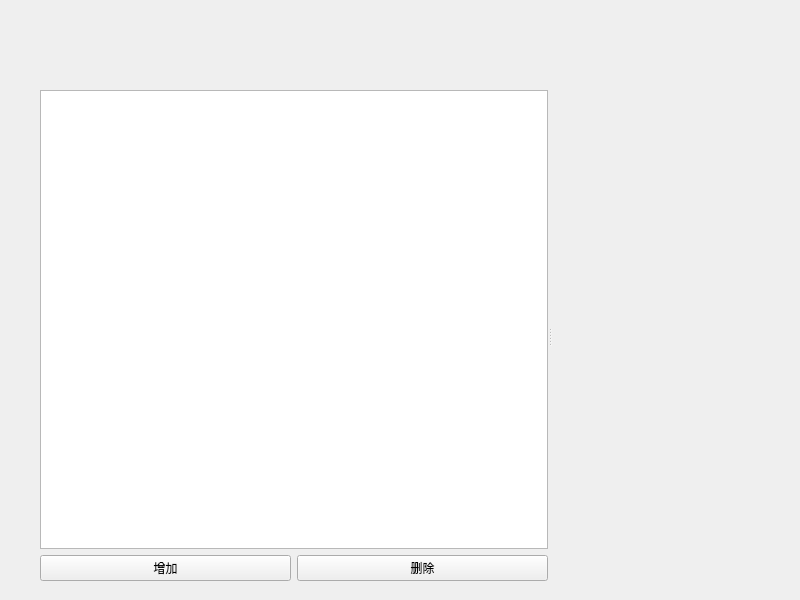
<?xml version="1.0" encoding="UTF-8"?>
<ui version="4.0">
 <class>Widget</class>
 <widget class="QWidget" name="Widget">
  <property name="geometry">
   <rect>
    <x>0</x>
    <y>0</y>
    <width>800</width>
    <height>600</height>
   </rect>
  </property>
  <property name="windowTitle">
   <string>Widget</string>
  </property>
  <widget class="QStackedWidget" name="stackedWidget">
   <property name="geometry">
    <rect>
     <x>10</x>
     <y>40</y>
     <width>771</width>
     <height>541</height>
    </rect>
   </property>
   <widget class="QWidget" name="page">
    <widget class="QSplitter" name="splitter">
     <property name="geometry">
      <rect>
       <x>30</x>
       <y>50</y>
       <width>711</width>
       <height>491</height>
      </rect>
     </property>
     <property name="orientation">
      <enum>Qt::Horizontal</enum>
     </property>
     <widget class="QWidget" name="">
      <layout class="QVBoxLayout" name="verticalLayout">
       <item>
        <widget class="QTreeView" name="treeView"/>
       </item>
       <item>
        <layout class="QHBoxLayout" name="horizontalLayout">
         <item>
          <widget class="QPushButton" name="addButton">
           <property name="text">
            <string>增加</string>
           </property>
          </widget>
         </item>
         <item>
          <widget class="QPushButton" name="deleteButton">
           <property name="text">
            <string>删除</string>
           </property>
          </widget>
         </item>
        </layout>
       </item>
      </layout>
     </widget>
     <widget class="QWidget" name="widget" native="true"/>
    </widget>
   </widget>
   <widget class="QWidget" name="page_2"/>
  </widget>
 </widget>
 <resources/>
 <connections/>
</ui>
